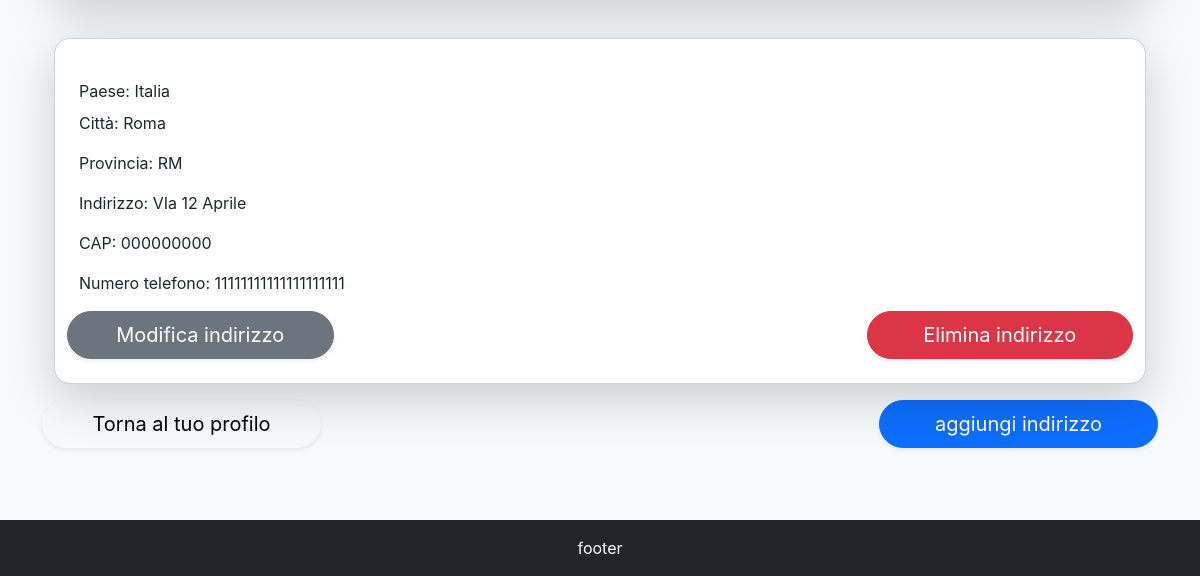
Page /addresses/ (signed in, lower part) on the earlier database version.
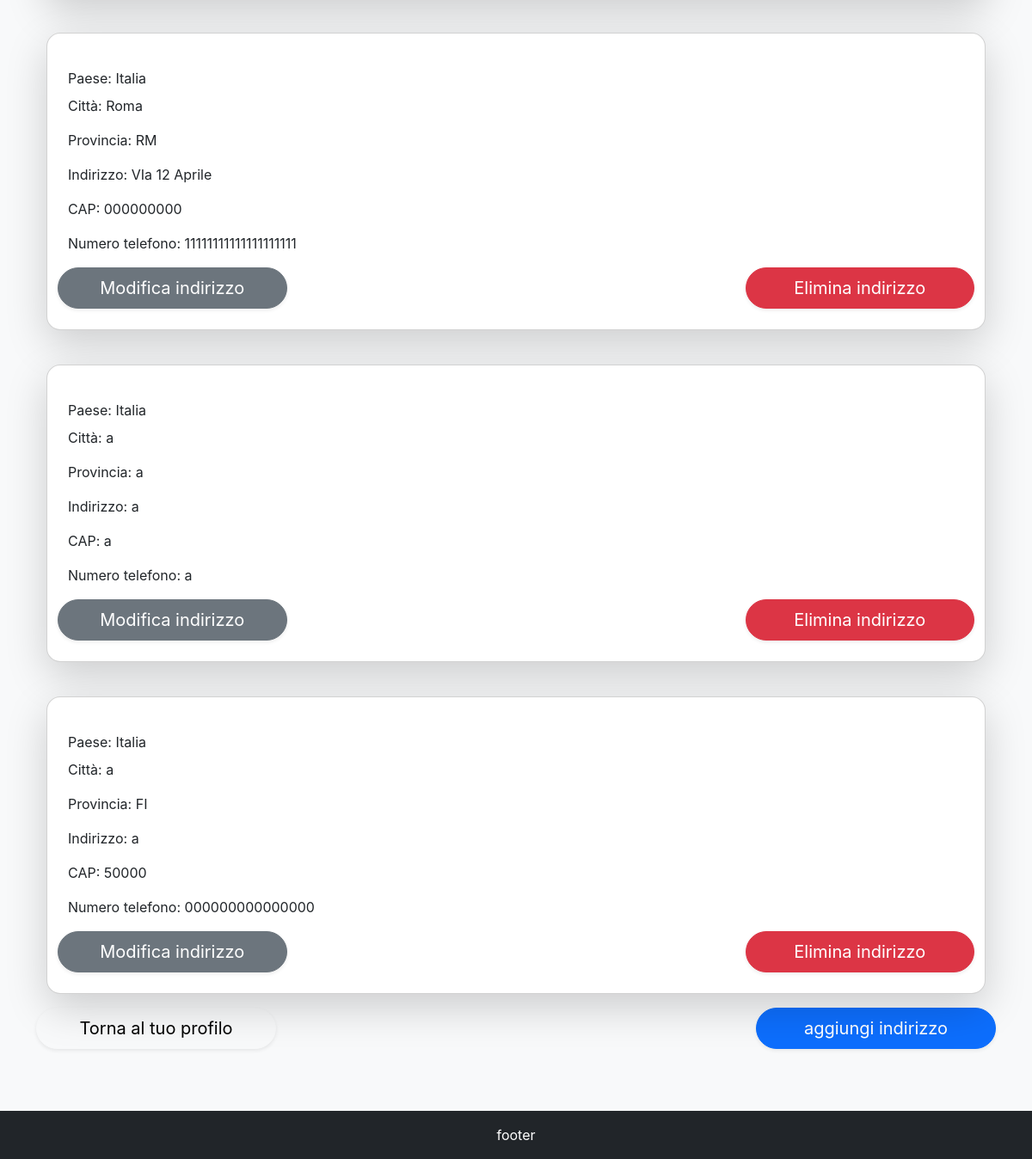
Same page on the later database version.
### addresses/models.py (models this page shows, shortened)
class Address(models.Model):
    user = models.ForeignKey(settings.AUTH_USER_MODEL, on_delete=models.CASCADE)
    address = models.CharField(max_length=255)
    city = models.CharField(max_length=100)
    state_province = models.CharField(max_length=2,
                                      validators=[
                                          RegexValidator(
                                              regex=r'[A-Z]{2}$',
                                              message='Inserire la sigla delle provincia'
                                          )
                                      ])
    postal_code = models.CharField(max_length=5,
                                   validators=[
                                       RegexValidator(
                                           regex=r'^\d{5}$',
                                           message='Inserire un CAP valido'
                                       )
                                   ]
                                   )
    country = models.CharField(max_length=100, default="Italia")
    phone_number = models.CharField(max_length=15,
                                    validators=[
                                        RegexValidator(
                                            regex=r'^\d{15}$',
                                            message='Inserisci un numero di telefono italiano'
                                        )
                                    ]
                                    )
    is_main = models.BooleanField(default=False)
    class Meta:
        verbose_name = "Indirizzo"
        verbose_name_plural = "Indirizzi"
        ordering = ['-is_main', 'city']

### addresses/views.py (the view)
# urls.py: path('', AddressListView.as_view(), name='address_list'),
class AddressListView(LoginRequiredMixin, ListView):
    model = Address
    template_name = 'addresses/address_list.html'
    context_object_name = 'addresses'
    def get_queryset(self):
        return Address.objects.filter(user=self.request.user).order_by('-is_main', 'city')

### templates/addresses/address_list.html (shortened to what this page needs)
{% extends 'base.html' %}
{% load humanize %}
{% block content %}
<div class="container my-5">
    {% if addresses %}
        <div class="row row-cols-1 g-4">
            {% for address in addresses %}
            <div class="col">
                <div class="card shadow-lg rounded-card p-4 mb-3">
                    <p class="card-text mb-2">Paese: {{ address.country }}</p>
                    <p class="card-text mb-3">Città: {{ address.city }}</p>
                    <p class="card-text mb-3">Provincia: {{ address.state_province }}</p>
                    <p class="card-text mb-3">Indirizzo: {{ address.address}}</p>
                    <p class="card-text mb-3">CAP: {{ address.postal_code}}</p>
                    <p class="card-text mb-3">Numero telefono: {{ address.phone_number}}</p>
                    <div class="row justify-content-between">
                        <a href="{% url 'address_edit' address.pk %}" class="btn btn-secondary btn-lg rounded-pill shadow-sm w-25">
                            Modifica indirizzo
                        </a>
                        <a href="{% url 'address_delete' address.pk %}" class="btn btn-danger btn-lg rounded-pill shadow-sm w-25">
                            Elimina indirizzo
                        </a>
                    </div>
                </div>
            </div>
            {% endfor %}
        </div>
    {% else %}
    <div class="alert alert-info text-center mt-5" role="alert">
        Nessun indirizzo associato a questo account
    </div>
    {% endif %}
    <div class="row justify-content-between">
        <a href="{% url 'dashboard' %}" class="btn btn-light btn-lg rounded-pill shadow-sm w-25">
            Torna al tuo profilo
        </a>
        <a href="{% url 'address_add' %}" class="btn btn-primary btn-lg rounded-pill shadow-sm w-25">
            aggiungi indirizzo
        </a>
    </div>
</div>
{% endblock content %}

Differences in the rows shown:
added Address: country "Italia", city "a", state_province "a", address "a", postal_code "a", phone_number "a"
added Address: country "Italia", city "a", state_province "FI", address "a", postal_code "50000", phone_number "000000000000000"
